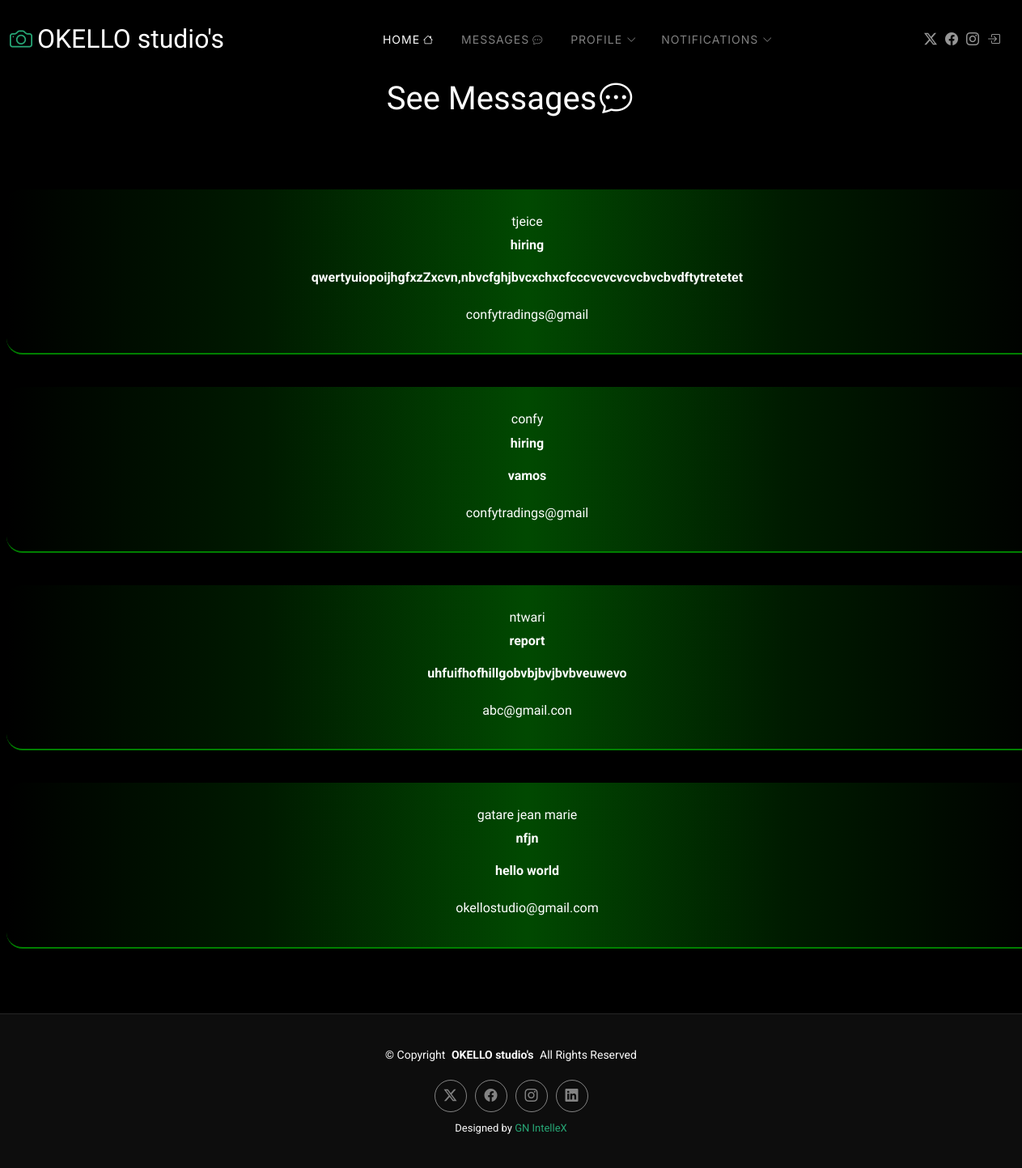
/dashboard/message.php (signed in), run on an earlier commit of the app's database.
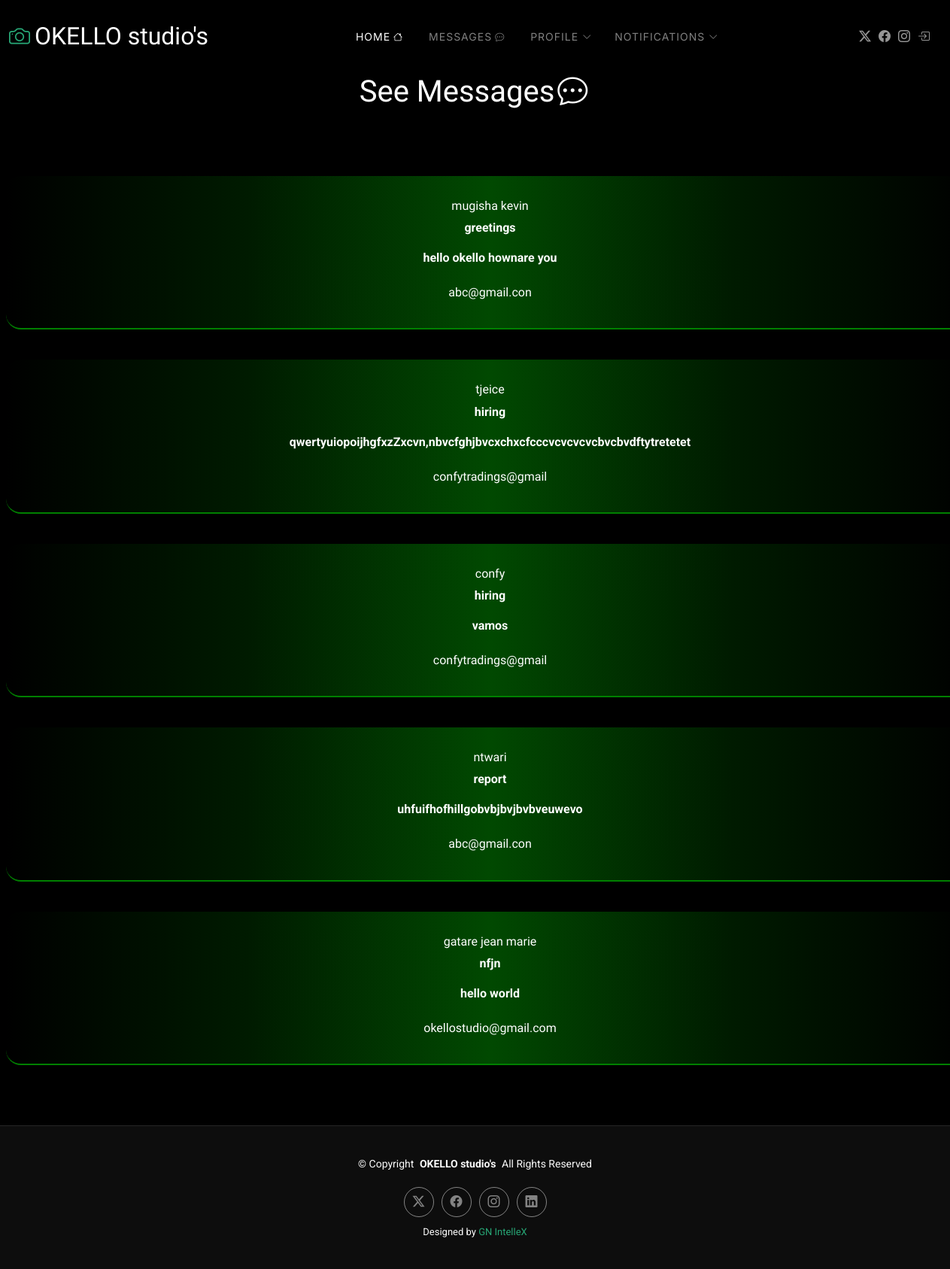
And on a later commit of the database.
### tables this page shows
CREATE TABLE `messages` (
  `id` int(11) NOT NULL,
  `name` varchar(40) NOT NULL,
  `email` varchar(200) NOT NULL,
  `subject` varchar(200) NOT NULL,
  `message` text NOT NULL
);

### dashboard/message.php (the view, shortened to what this page needs)
<?php include("../connect.php");
?>
<!DOCTYPE html>
<html lang="en">
<head>
  <link href="../assets/vendor/bootstrap/css/bootstrap.min.css" rel="stylesheet">
  <link href="../assets/vendor/bootstrap-icons/bootstrap-icons.css" rel="stylesheet">
  <link href="../assets/vendor/aos/aos.css" rel="stylesheet">
  <link href="../assets/vendor/glightbox/css/glightbox.min.css" rel="stylesheet">
  <link href="../assets/vendor/swiper/swiper-bundle.min.css" rel="stylesheet">
  <link href="../assets/css/main.css" rel="stylesheet">
</head>
<body class="index-page">
<?php include ('./componet/head.php'); ?>
  <main class="main">
  <div class="row">
    <div class="col-md-12">
      <h1 class="text-center ">See Messages<i class="bi bi-chat-dots mx-1"></i></h1>
    </div>
  </div>
    <section>
          <?php
            $sql = "SELECT * FROM `messages` order by `id` desc";
            $query = mysqli_query($con , $sql);
            while( $row = mysqli_fetch_array($query)){
              ?>
              <div class="row ">
                <div class="col-md-9 message">
                <div class="row d-flex justify-content-between">
                  <h6 class="text-white"><?php echo $row['name']?></h6>
                  <p class="text-white"><?php echo $row['subject']?></p>
                </div>
                  <p><?php echo $row['message']?></p>
                  <div class="row mt-4">
                      <h6 class="text-center text-white">
                      <?php echo $row['email']?>
                      </h6>
                </div>
              </div>
            </div>
              <?php
            }
          ?>
  </main>
  <footer id="footer" class="footer">
    <div class="container">
      <div class="copyright text-center ">
        <p>© <span>Copyright</span> <strong class="px-1 sitename">OKELLO studio's</strong> <span>All Rights Reserved</span></p>
      </div>
      <div class="social-links d-flex justify-content-center">
        <a href=""><i class="bi bi-twitter-x"></i></a>
        <a href=""><i class="bi bi-facebook"></i></a>
        <a href=""><i class="bi bi-instagram"></i></a>
        <a href=""><i class="bi bi-linkedin"></i></a>
      </div>
      <div class="credits">
        Designed by <a href="https://gnintellex.netlify.app/">GN IntelleX</a>
      </div>
    </div>
  </footer>
</body>
</html>

What changed in the data, as far as the page shows it:
added messages: name "mugisha kevin", subject "greetings", message "hello okello hownare you", email "abc@gmail.con"
